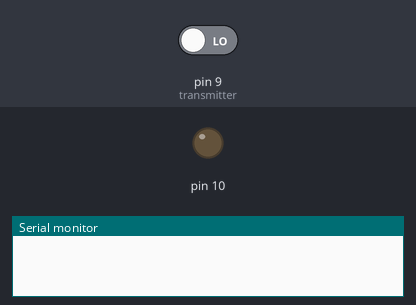
A sketch run on a simulated Arduino Uno, built with avr-gcc and run on an emulated ATmega328P. Parts: output pins drawn as LEDs (lit = HIGH), the last lines printed to the serial monitor. Inputs (shaded band) come from the test bench; at power-on: pin 9 (transmitter) LOW.

Above: at 0.1 s.
At 2.1 s:
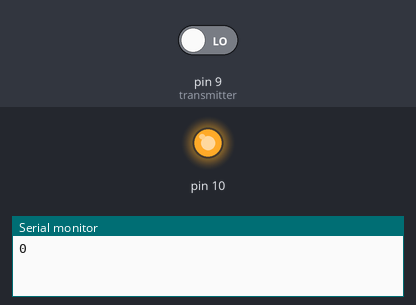
Timing chart, 0 to 3.6 s (numbered marks = the images above):
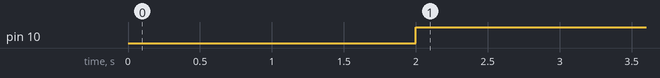

The sketch:

sketch_jun03a.ino
```cpp
int transmitter = 9;


void setup() {
  Serial.begin(9600);
  // put your setup code here, to run once:
  pinMode(transmitter, INPUT);
   pinMode(10, INPUT);
}

void loop() {

Serial.println(pulseIn(transmitter,HIGH));
int cmd = map(pulseIn(transmitter,HIGH),994,1988,0,255);
analogWrite(10,cmd);
}
```

Measured:
- by itself, pin 10: LOW → HIGH at 2.0 s
